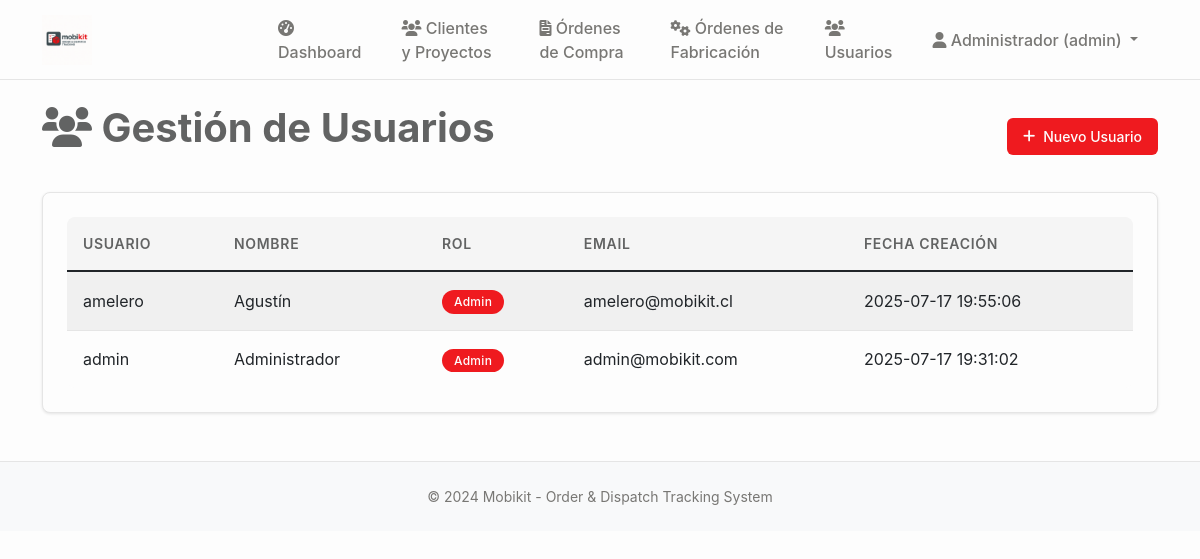
/usuarios (signed in), run on the app's committed database.
### tables this page shows
CREATE TABLE usuarios (
    id INTEGER PRIMARY KEY AUTOINCREMENT,
    username TEXT UNIQUE NOT NULL,
    password_hash TEXT NOT NULL,
    rol TEXT NOT NULL CHECK (rol IN ('admin', 'general', 'diseñador', 'operación', 'embalaje', 'despacho')),
    nombre TEXT NOT NULL,
    apellido TEXT,
    email TEXT UNIQUE,
    telefono TEXT,
    area_id INTEGER,
    activo BOOLEAN DEFAULT TRUE,
    ultimo_acceso TIMESTAMP,
    created_at TIMESTAMP DEFAULT CURRENT_TIMESTAMP,
    updated_at TIMESTAMP DEFAULT CURRENT_TIMESTAMP,
    FOREIGN KEY (area_id) REFERENCES areas (id)
);

### main.py (the view)
@app.route('/usuarios')
@login_required
@role_required(['admin'])
def usuarios():
    conn = sqlite3.connect('mobikit.db')
    cursor = conn.cursor()
    cursor.execute(
        'SELECT id, username, nombre, rol, email, created_at FROM usuarios ORDER BY created_at DESC'
    )
    usuarios_list = cursor.fetchall()
    conn.close()
    return render_template('usuarios.html',
                           usuarios=usuarios_list,
                           roles=ROLES)

### main.py (called while the page is built)
def login_required(f):
    @wraps(f)
    def decorated_function(*args, **kwargs):
        if 'user_id' not in session:
            return redirect(url_for('login'))
        return f(*args, **kwargs)
    return decorated_function

def role_required(roles):
    def decorator(f):
        @wraps(f)
        def decorated_function(*args, **kwargs):
            if 'user_role' not in session or session['user_role'] not in roles:
                flash('No tienes permisos para acceder a esta página', 'error')
                return redirect(url_for('dashboard'))
            return f(*args, **kwargs)
        return decorated_function
    return decorator

### templates/usuarios.html (shortened to what this page needs)
{% extends "base.html" %}
{% block content %}
<div class="d-flex justify-content-between align-items-center mb-4">
    <h1><i class="fas fa-users"></i> Gestión de Usuarios</h1>
    <button type="button" class="btn btn-primary" data-bs-toggle="modal" data-bs-target="#nuevoUsuarioModal">
        <i class="fas fa-plus"></i> Nuevo Usuario
    </button>
</div>
<div class="card">
    <div class="card-body">
        <div class="table-responsive">
            <table class="table table-striped">
                <thead>
                    <tr>
                        <th>Usuario</th>
                        <th>Nombre</th>
                        <th>Rol</th>
                        <th>Email</th>
                        <th>Fecha Creación</th>
                    </tr>
                </thead>
                <tbody>
                    {% for usuario in usuarios %}
                    <tr>
                        <td>{{ usuario[1] }}</td>
                        <td>{{ usuario[2] }}</td>
                        <td>
                            <span class="badge bg-primary">{{ usuario[3]|title }}</span>
                        </td>
                        <td>{{ usuario[4] if usuario[4] else 'Sin email' }}</td>
                        <td>{{ usuario[5] }}</td>
                    </tr>
                    {% endfor %}
                </tbody>
            </table>
        </div>
    </div>
</div>
{% endblock %}

### templates/base.html (shortened to what this page needs)
<!DOCTYPE html>
<html lang="es">
<head>
    <link href="https://cdn.jsdelivr.net/npm/bootstrap@5.1.3/dist/css/bootstrap.min.css" rel="stylesheet">
    <link href="https://cdnjs.cloudflare.com/ajax/libs/font-awesome/6.0.0/css/all.min.css" rel="stylesheet">
    <link href="{{ url_for('static', filename='css/style.css') }}" rel="stylesheet">
</head>
<body>
    <nav class="navbar navbar-expand-lg navbar-dark bg-primary">
        <div class="container">
            <a class="navbar-brand" href="{{ url_for('dashboard') }}">
                <img src="{{ url_for('static', filename='img/mobikit-logo.png') }}" alt="Mobikit Logo" style="height: 60px; width: auto; object-fit: contain; max-width: 200px;">
            </a>
            {% if session.user_id %}
            <div class="collapse navbar-collapse" id="navbarNav">
                <ul class="navbar-nav me-auto">
                    <li class="nav-item">
                        <a class="nav-link" href="{{ url_for('dashboard') }}">
                            <i class="fas fa-tachometer-alt"></i> Dashboard
                        </a>
                    </li>
                    <li class="nav-item">
                        <a class="nav-link" href="{{ url_for('clientes') }}">
                            <i class="fas fa-users"></i> Clientes y Proyectos
                        </a>
                    </li>
                    <li class="nav-item">
                        <a class="nav-link {% if request.endpoint == 'ordenes_compra' %}active{% endif %}" href="{{ url_for('ordenes_compra') }}">
                            <i class="fas fa-file-invoice"></i> Órdenes de Compra
                        </a>
                    </li>
                    <li class="nav-item">
                        <a class="nav-link {% if request.endpoint == 'ordenes_fabricacion' %}active{% endif %}" href="{{ url_for('ordenes_fabricacion') }}">
                            <i class="fas fa-cogs"></i> Órdenes de Fabricación
                        </a>
                    </li>
                    {% if session.user_role == 'admin' %}
                    <li class="nav-item">
                        <a class="nav-link" href="{{ url_for('usuarios') }}">
                            <i class="fas fa-users"></i> Usuarios
                        </a>
                    </li>
                    {% endif %}
                </ul>
                <ul class="navbar-nav">
                    <li class="nav-item dropdown">
                        <a class="nav-link dropdown-toggle" href="#" id="navbarDropdown" role="button" data-bs-toggle="dropdown">
                            <i class="fas fa-user"></i> {{ session.user_name }} ({{ session.user_role }})
                        </a>
                    </li>
                </ul>
            </div>
            {% endif %}
        </div>
    </nav>
    <main class="container mt-4">
        {% block content %}{% endblock %}
    </main>
    <footer class="bg-light mt-5 py-4">
        <div class="container text-center">
            <p class="mb-0">&copy; 2024 Mobikit - Order & Dispatch Tracking System</p>
        </div>
    </footer>
</body>
</html>

### static/css/style.css (style rules this page uses)
:root { --mobikit-red: #EF1A1F; --mobikit-red-light: #F58B8F; --mobikit-red-dark: #C7161A; --mobikit-gray: #626363; --mobikit-gray-logo: #626363; --mobikit-light-gray: #8C8C8C; --mobikit-dark-gray: #4A4A4A; --mobikit-white: #FDFDFD; --mobikit-light-bg: #FAFAFA; --mobikit-border: #E5E5E5; --mobikit-hover: #F5F5F5; --mobikit-text-light: #787774; --mobikit-sidebar: #F7F6F3; --mobikit-cocinas: #EF1A1F; --mobikit-closet: #626363; --mobikit-success: #22C55E; --mobikit-warning: #F59E0B; --mobikit-info: #626363; --mobikit-danger: #EF1A1F; }
* { box-sizing: border-box; }
body { font-family: -apple-system, BlinkMacSystemFont, 'Segoe UI', Roboto, 'Helvetica Neue', Arial, sans-serif; background-color: var(--mobikit-white); color: var(--mobikit-gray); line-height: 1.5; margin: 0; padding: 0; }
.navbar { background-color: var(--mobikit-white) !important; border-bottom: 1px solid var(--mobikit-border); padding: 0.75rem 1.5rem; box-shadow: none; height: 80px; position: sticky; top: 0; z-index: 1000; }
.navbar-brand { font-weight: 600; color: var(--mobikit-gray) !important; font-size: 1.3rem; display: flex; align-items: center; gap: 0.75rem; text-transform: lowercase; }
.navbar-brand img { max-height: 60px; width: auto; object-fit: contain; max-width: 200px; }
.nav-link { color: var(--mobikit-text-light) !important; font-weight: 500; padding: 0.5rem 1rem !important; border-radius: 6px; transition: all 0.2s ease; margin: 0 0.25rem; }
h1 { font-size: 2.5rem; font-weight: 700; color: var(--mobikit-gray); margin-bottom: 1rem; line-height: 1.2; }
.card { background-color: var(--mobikit-white); border: 1px solid var(--mobikit-border); border-radius: 8px; box-shadow: 0 1px 3px rgba(0, 0, 0, 0.1); margin-bottom: 1.5rem; overflow: hidden; transition: all 0.2s ease; }
.card-body { padding: 1.5rem; }
.btn { font-weight: 500; border-radius: 6px; padding: 0.5rem 1rem; font-size: 0.875rem; border: none; cursor: pointer; transition: all 0.2s ease; display: inline-flex; align-items: center; gap: 0.5rem; }
.btn-primary { background-color: var(--mobikit-red); color: var(--mobikit-white); }
.table { background-color: var(--mobikit-white); border-radius: 8px; overflow: hidden; margin-bottom: 0; }
.table th { background-color: var(--mobikit-hover); border: none; font-weight: 600; color: var(--mobikit-gray); padding: 1rem; font-size: 0.875rem; text-transform: uppercase; letter-spacing: 0.05em; }
.table td { border: none; border-top: 1px solid var(--mobikit-border); padding: 1rem; vertical-align: middle; }
.badge { font-weight: 500; padding: 0.35rem 0.75rem; border-radius: 20px; font-size: 0.75rem; letter-spacing: 0.025em; color: var(--mobikit-white) !important; }
.badge.bg-primary { background-color: var(--mobikit-red) !important; }
a { color: var(--mobikit-red); text-decoration: none; }
footer { background-color: var(--mobikit-hover); color: var(--mobikit-text-light); text-align: center; padding: 2rem 0; margin-top: 3rem; border-top: 1px solid var(--mobikit-border); font-size: 0.875rem; }

### data on the page
usuarios: user_name "Administrador", username "admin", nombre "Administrador", rol "Admin", email "admin@mobikit.com", created_at "2025-07-17 19:31:02"
usuarios: username "amelero", nombre "Agustín", rol "Admin", email "amelero@mobikit.cl", created_at "2025-07-17 19:55:06"

### other printed values
{{ session.user_role }} "admin"
